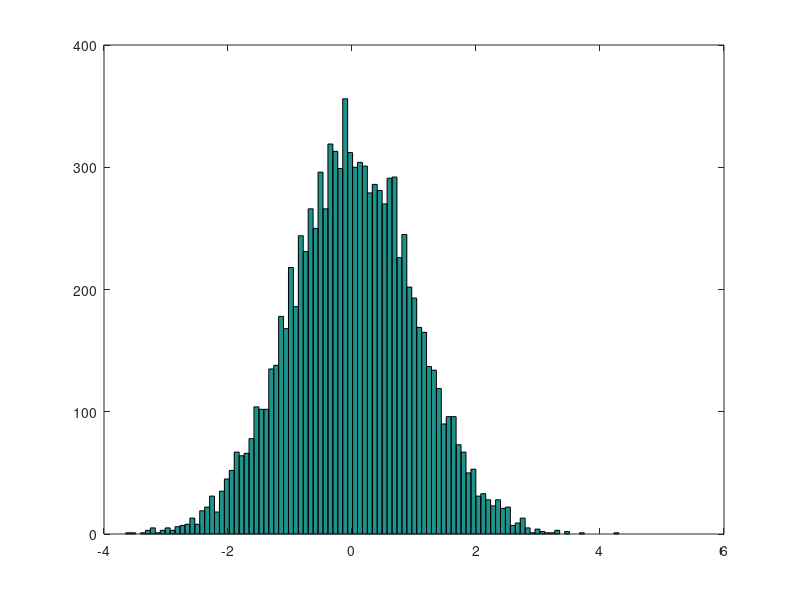

Source code (MATLAB):
disp("--- You are running 'f02_matrices' file now ---")

% Defining matrices
disp("\nDefining matrices")
A = [1 2; 3 4; 5 6]    % 3x2 matrix

B = [1 2;
3 4;
5 6]                   % same

C = [1; 2; 3]          % vector

D = 1:0.1:2            % vector containing [1..2] range with step of 0.1
D1 = [1:0.1:2]         % same

E = 1:6                % vector containing [1..6] range with step of 1

% Sizes and selections
disp("\nMatrix sizes and selections")
size(A)                % 3x2. The result itself is a 1 x 2 matrix
size(A, 1)             % 3
size(A, 2)             % 2
length(A)              % 3 - length returns the largest dimension value
a1 = A(:)              % 1 3 5 2 4 6 - a vector created from this matrix (rows-first)
size(a1)               % 6x1
a2 = A(1:5)            % 1 3 5 2 4 - range, also rows-first, but an 1xM matrix, not Nx1 vector
size(a2)               % 1x5
a3 = A(:,2)            % 2 4 6 - select all rows, 2nd column
size(a3)               % 3x1
a4 = A(1:2,1)          % 1 3 - select rows [1..2], 1st column
size(a4)               % 2x1
a5 = A([1 3],:)        % 1 5 2 6 - select only rows 1 and 3, all columns
size(a5)               % 2x2
A(:,2) = [10; 11; 12]  % replace 2nd column with [10; 11; 12] vector
A(:,2) = [10 11 12]    % also works with a 1x3 matrix insead of vector
A = [A, [100; 101; 102]]  % add third row with [100; 101; 102] vector.
                          % this will throw a dimensions mismatch error if a [100 101 102] or [100, 101, 102] 1x3 matrix is passed

% Matrix operations
disp("\nMatrix operations")
A = [1 2; 3 4; 5 6]
B = [10 20; 30 40; 50 60]
C = [1 2; 2 4]
[A B]      % concatenate adding columns, [A, B] does the same
[A; B]     % concatenate adding rows
A .* 5     % [  5  10;  15  20;  25  30]
A * 5      % [  5  10;  15  20;  25  30]
A .* B     % [ 10  40;  90 160; 250 360] - .* does element-wise multiplication. Matrices must have the same dimensions
A * C      % [  5  10;  11  22;  17  34] - * does the usual matrix multiplication, where MxN * NxL -> MxL

A ./ 10    % [0.1 0.2; 0.3 0.4; 0.5 0.6]
A / 10     % [0.1 0.2; 0.3 0.4; 0.5 0.6]
10 ./ A    % [ 10 5.0; 3.3 2.5; 2.0 1.67]
A ./ B     % [0.1 0.1; 0.1 0.1; 0.1 0.1] - ./ does element-wise division, left arg over right arg. Matrices must have the same dimensions
B .\ A     % [0.1 0.1; 0.1 0.1; 0.1 0.1] - .\ does element-wise division, right arg over left arg. Matrices must have the same dimensions

% Solving simple equations
disp("\nSolving AxB = C equations")
A \ [4; 10; 16]       % [2; 1] - A\B returns T for AxT = B equation
[4; 10; 16] / [2; 1]  % [1.6 0.8; 4 2; 6.4 3.2] - A/B returns T for TxA = B equation
                      % [1.6 0.8;   4   2; 6.4 3.2] * [2; 1] = [4; 10; 16]
                      % and
                      % [  1   2;   3   4;   5   6] * [2; 1] = [4; 10; 16]
                      % so the result depends on solution search algorithm

% Matrix mutations
disp("\nMatrix mutations")
A'         % [1 3 5; 2 4 6 ] - transposition
flipud(A)  % [5 6; 3 4; 1 2] - flip the matrix
pinv(A)             % pseudo-inverse matrix (Moore-Penrose)
inv([5 3; 7 1])     % inverse matrix

% Matrix statistic functions
disp("\nMatrix statistic functions")
max(A)                       % [5 6]     - column-wise maximum
max(A,[],1)                  % [5 6]     - same, column-wise maximum
max(A,[],2)                  % [2; 4; 6] - row-wise maximum
max(A(:))                    % 6 - max of a vector is just one digit
max(max(A))                  % 6 - same
max([1 3; 5 7],[0 4; 3 9])   % [1 4; 5 9] - element-wise maximum for two matrices

min(A)                       % [1 2] - column-wise minimum
min([1 3; 5 7],[0 4; 3 9])   % [0 3; 3 7] - element-wise minimum for two matrices

A < 4      % [1 1; 1 0; 0 0] - element-wise comparison. Use find() to get the actual values
sum(A)     % [9 12]     - column-wise sum of all elements
sum(A, 1)  % [9 12 ]    - same, column-wise sum of all elements
sum(A, 2)  % [3; 7; 11] - row-wise sum of all elements
prod(A)    % [15 48] - column-wise product of all elements

% Matrix generation functions
disp("\nMatrix generation functions")
F = ones(3,2)          % 3x2 matrix of ones
G = zeros(3,2)         % 3x2 matrix of zeros. Note that it's 'zeros', not 'zeroes' like in NumPy
H = eye(3)             % 3x3 identity matrix
flipud(eye(3))         % flipped identity matrix will have the other diagonal filled with ones, which may be of some use

I = rand(3,2)          % 3x2 matrix of random-distributed values in [0..1] range
                       % (uniform distribution)

J = randn(3,2)         % 3x2 matrix of random-distributed values in [-..1] range
                       % (normal / gaussian distribution with mean value = 0 and variance = 1)

K = randn(3,2)         % 3x2 matrix of random-distributed values in [-..1] range
                       % (normal / gaussian distribution with mean value = 0 and variance = 1)

hist(randn(1,10000), 100)    % print histogam with 10 bins